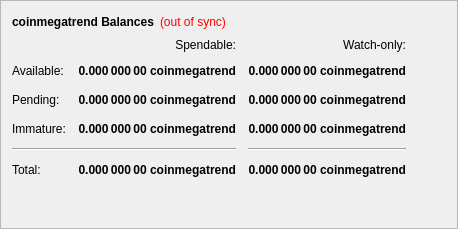
        <widget class="QFrame" name="frame">
         <property name="frameShape">
          <enum>QFrame::StyledPanel</enum>
         </property>
         <property name="frameShadow">
          <enum>QFrame::Raised</enum>
         </property>
         <layout class="QVBoxLayout" name="verticalLayout_4">
          <item>
           <layout class="QHBoxLayout" name="horizontalLayout_4">
            <item>
             <widget class="QLabel" name="label_5">
              <property name="font">
               <font>
                <weight>75</weight>
                <bold>true</bold>
               </font>
              </property>
              <property name="text">
               <string>coinmegatrend Balances</string>
              </property>
             </widget>
            </item>
            <item>
             <widget class="QLabel" name="labelWalletStatus">
              <property name="cursor">
               <cursorShape>WhatsThisCursor</cursorShape>
              </property>
              <property name="toolTip">
               <string>The displayed information may be out of date. Your wallet automatically synchronizes with the coinmegatrend network after a connection is established, but this process has not completed yet.</string>
              </property>
              <property name="styleSheet">
               <string notr="true">QLabel { color: red; }</string>
              </property>
              <property name="text">
               <string notr="true">(out of sync)</string>
              </property>
              <property name="alignment">
               <set>Qt::AlignLeading|Qt::AlignLeft|Qt::AlignVCenter</set>
              </property>
             </widget>
            </item>
            <item>
             <spacer name="horizontalSpacer_3">
              <property name="orientation">
               <enum>Qt::Horizontal</enum>
              </property>
              <property name="sizeHint" stdset="0">
               <size>
                <width>40</width>
                <height>20</height>
               </size>
              </property>
             </spacer>
            </item>
           </layout>
          </item>
          <item>
           <layout class="QGridLayout" name="gridLayout">
            <property name="spacing">
             <number>12</number>
            </property>
            <item row="2" column="2">
             <widget class="QLabel" name="labelWatchPending">
              <property name="font">
               <font>
                <weight>75</weight>
                <bold>true</bold>
               </font>
              </property>
              <property name="cursor">
               <cursorShape>IBeamCursor</cursorShape>
              </property>
              <property name="toolTip">
               <string>Unconfirmed transactions to watch-only addresses</string>
              </property>
              <property name="text">
               <string notr="true">0.000 000 00 coinmegatrend</string>
              </property>
              <property name="alignment">
               <set>Qt::AlignRight|Qt::AlignTrailing|Qt::AlignVCenter</set>
              </property>
              <property name="textInteractionFlags">
               <set>Qt::LinksAccessibleByMouse|Qt::TextSelectableByKeyboard|Qt::TextSelectableByMouse</set>
              </property>
             </widget>
            </item>
            <item row="2" column="1">
             <widget class="QLabel" name="labelUnconfirmed">
              <property name="font">
               <font>
                <weight>75</weight>
                <bold>true</bold>
               </font>
              </property>
              <property name="cursor">
               <cursorShape>IBeamCursor</cursorShape>
              </property>
              <property name="toolTip">
               <string>Total of transactions that have yet to be confirmed, and do not yet count toward the spendable balance</string>
              </property>
              <property name="text">
               <string notr="true">0.000 000 00 coinmegatrend</string>
              </property>
              <property name="alignment">
               <set>Qt::AlignRight|Qt::AlignTrailing|Qt::AlignVCenter</set>
              </property>
              <property name="textInteractionFlags">
               <set>Qt::LinksAccessibleByMouse|Qt::TextSelectableByKeyboard|Qt::TextSelectableByMouse</set>
              </property>
             </widget>
            </item>
            <item row="3" column="2">
             <widget class="QLabel" name="labelWatchImmature">
              <property name="font">
               <font>
                <weight>75</weight>
                <bold>true</bold>
               </font>
              </property>
              <property name="cursor">
               <cursorShape>IBeamCursor</cursorShape>
              </property>
              <property name="toolTip">
               <string>Staked or masternode rewards in watch-only addresses that has not yet matured</string>
              </property>
              <property name="text">
               <string notr="true">0.000 000 00 coinmegatrend</string>
              </property>
              <property name="alignment">
               <set>Qt::AlignRight|Qt::AlignTrailing|Qt::AlignVCenter</set>
              </property>
              <property name="textInteractionFlags">
               <set>Qt::LinksAccessibleByMouse|Qt::TextSelectableByKeyboard|Qt::TextSelectableByMouse</set>
              </property>
             </widget>
            </item>
            <item row="4" column="0" colspan="2">
             <widget class="Line" name="lineSpendableBalance">
              <property name="orientation">
               <enum>Qt::Horizontal</enum>
              </property>
             </widget>
            </item>
            <item row="4" column="2">
             <widget class="Line" name="lineWatchBalance">
              <property name="sizePolicy">
               <sizepolicy hsizetype="Preferred" vsizetype="Fixed">
                <horstretch>0</horstretch>
                <verstretch>0</verstretch>
               </sizepolicy>
              </property>
              <property name="minimumSize">
               <size>
                <width>140</width>
                <height>0</height>
               </size>
              </property>
              <property name="orientation">
               <enum>Qt::Horizontal</enum>
              </property>
             </widget>
            </item>
            <item row="5" column="0">
             <widget class="QLabel" name="labelTotalText">
              <property name="text">
               <string>Total:</string>
              </property>
             </widget>
            </item>
            <item row="3" column="1">
             <widget class="QLabel" name="labelImmature">
              <property name="font">
               <font>
                <weight>75</weight>
                <bold>true</bold>
               </font>
              </property>
              <property name="cursor">
               <cursorShape>IBeamCursor</cursorShape>
              </property>
              <property name="toolTip">
               <string>Staked or masternode rewards that has not yet matured</string>
              </property>
              <property name="text">
               <string notr="true">0.000 000 00 coinmegatrend</string>
              </property>
              <property name="alignment">
               <set>Qt::AlignRight|Qt::AlignTrailing|Qt::AlignVCenter</set>
              </property>
              <property name="textInteractionFlags">
               <set>Qt::LinksAccessibleByMouse|Qt::TextSelectableByKeyboard|Qt::TextSelectableByMouse</set>
              </property>
             </widget>
            </item>
            <item row="2" column="3">
             <spacer name="horizontalSpacer_2">
              <property name="orientation">
               <enum>Qt::Horizontal</enum>
              </property>
              <property name="sizeHint" stdset="0">
               <size>
                <width>40</width>
                <height>20</height>
               </size>
              </property>
             </spacer>
            </item>
            <item row="3" column="0">
             <widget class="QLabel" name="labelImmatureText">
              <property name="text">
               <string>Immature:</string>
              </property>
             </widget>
            </item>
            <item row="5" column="1">
             <widget class="QLabel" name="labelTotal">
              <property name="font">
               <font>
                <weight>75</weight>
                <bold>true</bold>
               </font>
              </property>
              <property name="cursor">
               <cursorShape>IBeamCursor</cursorShape>
              </property>
              <property name="toolTip">
               <string>Your current total balance</string>
              </property>
              <property name="text">
               <string notr="true">0.000 000 00 coinmegatrend</string>
              </property>
              <property name="alignment">
               <set>Qt::AlignRight|Qt::AlignTrailing|Qt::AlignVCenter</set>
              </property>
              <property name="textInteractionFlags">
               <set>Qt::LinksAccessibleByMouse|Qt::TextSelectableByKeyboard|Qt::TextSelectableByMouse</set>
              </property>
             </widget>
            </item>
            <item row="5" column="2">
             <widget class="QLabel" name="labelWatchTotal">
              <property name="font">
               <font>
                <weight>75</weight>
                <bold>true</bold>
               </font>
              </property>
              <property name="cursor">
               <cursorShape>IBeamCursor</cursorShape>
              </property>
              <property name="toolTip">
               <string>Current total balance in watch-only addresses</string>
              </property>
              <property name="text">
               <string notr="true">0.000 000 00 coinmegatrend</string>
              </property>
              <property name="alignment">
               <set>Qt::AlignRight|Qt::AlignTrailing|Qt::AlignVCenter</set>
              </property>
              <property name="textInteractionFlags">
               <set>Qt::LinksAccessibleByMouse|Qt::TextSelectableByKeyboard|Qt::TextSelectableByMouse</set>
              </property>
             </widget>
            </item>
            <item row="0" column="2">
             <widget class="QLabel" name="labelWatchonly">
              <property name="text">
               <string>Watch-only:</string>
              </property>
              <property name="alignment">
               <set>Qt::AlignRight|Qt::AlignTrailing|Qt::AlignVCenter</set>
              </property>
             </widget>
            </item>
            <item row="1" column="0">
             <widget class="QLabel" name="labelBalanceText">
              <property name="text">
               <string>Available:</string>
              </property>
             </widget>
            </item>
            <item row="1" column="1">
             <widget class="QLabel" name="labelBalance">
              <property name="font">
               <font>
                <weight>75</weight>
                <bold>true</bold>
               </font>
              </property>
              <property name="cursor">
               <cursorShape>IBeamCursor</cursorShape>
              </property>
              <property name="toolTip">
               <string>Your current spendable balance</string>
              </property>
              <property name="text">
               <string notr="true">0.000 000 00 coinmegatrend</string>
              </property>
              <property name="alignment">
               <set>Qt::AlignRight|Qt::AlignTrailing|Qt::AlignVCenter</set>
              </property>
              <property name="textInteractionFlags">
               <set>Qt::LinksAccessibleByMouse|Qt::TextSelectableByKeyboard|Qt::TextSelectableByMouse</set>
              </property>
             </widget>
            </item>
            <item row="1" column="2">
             <widget class="QLabel" name="labelWatchAvailable">
              <property name="font">
               <font>
                <weight>75</weight>
                <bold>true</bold>
               </font>
              </property>
              <property name="cursor">
               <cursorShape>IBeamCursor</cursorShape>
              </property>
              <property name="toolTip">
               <string>Your current balance in watch-only addresses</string>
              </property>
              <property name="text">
               <string notr="true">0.000 000 00 coinmegatrend</string>
              </property>
              <property name="alignment">
               <set>Qt::AlignRight|Qt::AlignTrailing|Qt::AlignVCenter</set>
              </property>
              <property name="textInteractionFlags">
               <set>Qt::LinksAccessibleByMouse|Qt::TextSelectableByKeyboard|Qt::TextSelectableByMouse</set>
              </property>
             </widget>
            </item>
            <item row="2" column="0">
             <widget class="QLabel" name="labelPendingText">
              <property name="text">
               <string>Pending:</string>
              </property>
             </widget>
            </item>
            <item row="0" column="1">
             <widget class="QLabel" name="labelSpendable">
              <property name="text">
               <string>Spendable:</string>
              </property>
              <property name="alignment">
               <set>Qt::AlignRight|Qt::AlignTrailing|Qt::AlignVCenter</set>
              </property>
             </widget>
            </item>
           </layout>
          </item>
          <item>
           <spacer name="verticalSpacer_4">
            <property name="orientation">
             <enum>Qt::Vertical</enum>
            </property>
            <property name="sizeHint" stdset="0">
             <size>
              <width>20</width>
              <height>40</height>
             </size>
            </property>
           </spacer>
          </item>
         </layout>
        </widget>
